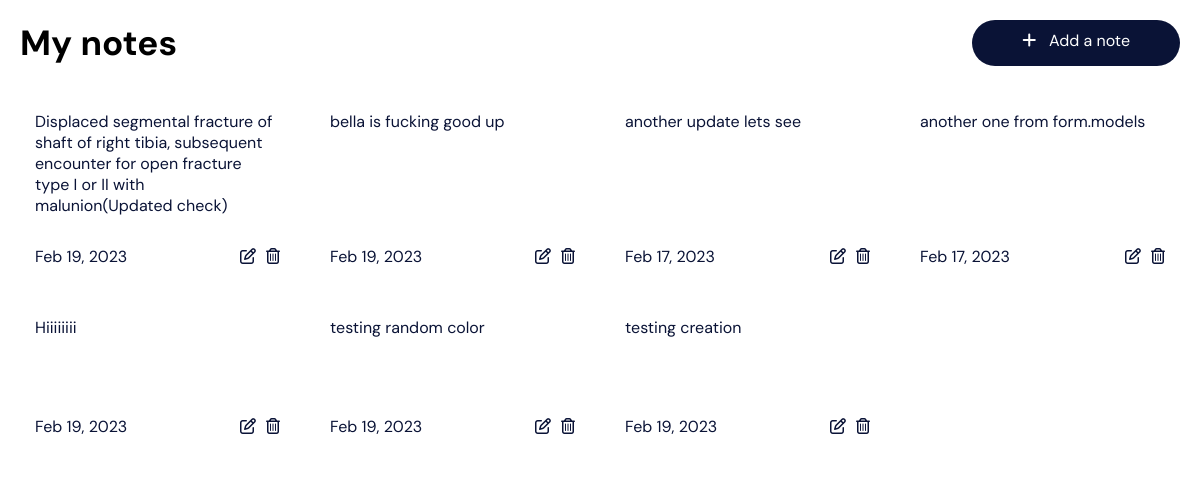
Before: / with the older database file.
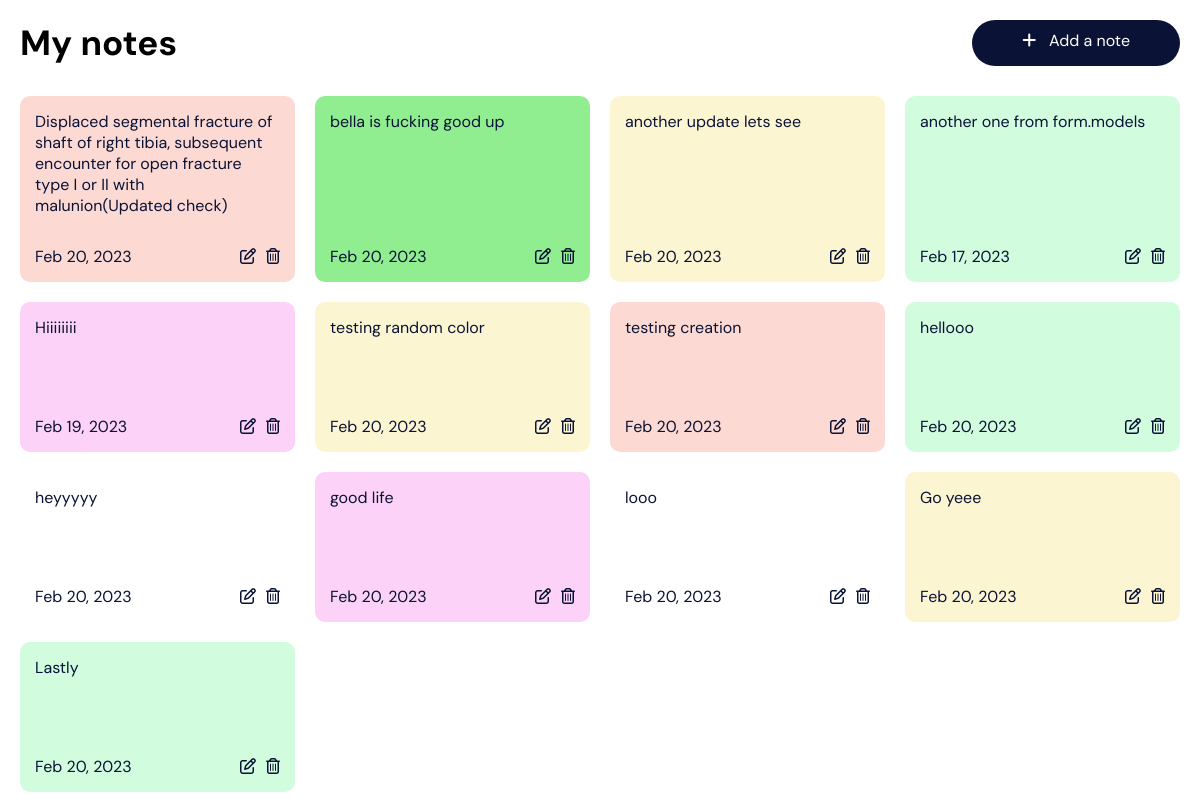
After: the same page with the newer database file.
### base/models.py (models this page shows, shortened)
class StickyNote(models.Model):
    note_text = models.CharField(max_length=250)
    created_at = models.DateTimeField(auto_now_add=True)
    last_updated = models.DateTimeField(auto_now_add=True)
    background_color = models.CharField(max_length=255, default='#FFFFFF')

### base/views.py (the view)
# urls.py: path('', views.home, name='home'),
def home(request):
    notes = StickyNote.objects.all()
    context = {'notes': notes}
    return render(request, 'base.html', context)

### templates/base.html (shortened to what this page needs)
{% load static %}
<!DOCTYPE html>
<html lang="en">
  <head>
    <link rel="stylesheet" href="{% static 'styles/base.css' %}" />
  </head>
  <body>
    <main>
        {% block content %}
      <nav>
        <h1>My notes</h1>
        <a href="{% url 'create_note' %}"> <i class="fa-solid fa-plus"></i> &nbsp; Add a note</a>
      </nav>
      <section>
        {% for note in notes %}
        <article style="background-color: {{ note.background_color }};">
          <p>
            {{ note.note_text }}
          </p>
          <div>
            {% if note.last_updated %}
            <p>{{ note.last_updated|date:"M d, Y" }}</p>
            {% else %}
            <p>{{ note.created_at|date:"M d, Y" }}</p>
            {% endif %}
            <span>
                <a href="{% url 'update_note' note.pk %}"><i class="fa-regular fa-pen-to-square"></i></a>
                <a href="{% url 'delete_note' note.pk %}"><i class="fa-regular fa-trash-can"></i></a>
            </span>
          </div>
        </article>
        {% endfor %}
      </section>
      {% endblock %}
    </main>
  </body>
</html>

### static/styles/base.css (style rules this page uses)
html { font-size: 62.5%; }
body { font-size: 1.6rem; font-family: "DM Sans", sans-serif; }
main { max-width: 1220px; width: 100%; padding: 2rem; }
nav { display: flex; flex-direction: column; justify-content: space-between; gap: 2rem; }
nav h1 { font-weight: 700; font-size: 3.5rem; }
nav a { padding: 1rem 5rem; background-color: #0a1336; color: #fff; border-radius: 3rem; text-align: center; text-decoration: none; }
section { display: flex; flex-direction: column; margin-top: 3rem; gap: 2rem; }
section article { background-color: lightsalmon; min-height: 15rem; border-radius: 1rem; padding: 1.5rem; display: flex; flex-direction: column; justify-content: space-between; gap: 3rem; width: 100%; color: #0a1336; }
article div { display: flex; justify-content: space-between; }
article div span { display: flex; gap: 1rem; }
article div span a { text-decoration: none; color: #0a1336; }
@media (min-width: 500px) { main { margin: 0 auto; } }
@media (min-width: 500px) { nav { flex-direction: row; } }
@media (min-width: 500px) { section { display: grid; grid-template-columns: repeat(2, 1fr); } }
@media (min-width: 768px) { section { display: grid; grid-template-columns: repeat(3, 1fr); } }
@media (min-width: 900px) { section { display: grid; grid-template-columns: repeat(4, 1fr); } }
@media (min-width: 1200px) { section { display: grid; grid-template-columns: repeat(4, 1fr); } }

Changed rows visible on the page:
changed StickyNote (number 1 of 13 on the later page): background_color "#FFFFFF" → "#fcd9d2" (drawn); last_updated "Feb 19, 2023" → "Feb 20, 2023"
changed StickyNote "bella is fucking good up": background_color "#FFFFFF" → "lightgreen" (drawn); last_updated "Feb 19, 2023" → "Feb 20, 2023"
changed StickyNote "another update lets see": background_color "#FFFFFF" → "#fcf5d2" (drawn); last_updated "Feb 17, 2023" → "Feb 20, 2023"
changed StickyNote "another one from form.models": background_color "#FFFFFF" → "#d2fcde" (drawn)
changed StickyNote "Hiiiiiiii": background_color "#FFFFFF" → "#fcd2f8" (drawn)
changed StickyNote "testing random color": background_color "#FFFFFF" → "#fcf5d2" (drawn); last_updated "Feb 19, 2023" → "Feb 20, 2023"
changed StickyNote "testing creation": background_color "#FFFFFF" → "#fcd9d2" (drawn); last_updated "Feb 19, 2023" → "Feb 20, 2023"
added StickyNote: note_text "hellooo", last_updated "Feb 20, 2023", background_color "#d2fcde" (drawn)
added StickyNote: note_text "heyyyyy", last_updated "Feb 20, 2023"
added StickyNote: note_text "good life", last_updated "Feb 20, 2023", background_color "#fcd2f8" (drawn)
added StickyNote: note_text "looo", last_updated "Feb 20, 2023"
added StickyNote: note_text "Go yeee", last_updated "Feb 20, 2023", background_color "#fcf5d2" (drawn)
added StickyNote: note_text "Lastly", last_updated "Feb 20, 2023", background_color "#d2fcde" (drawn)
